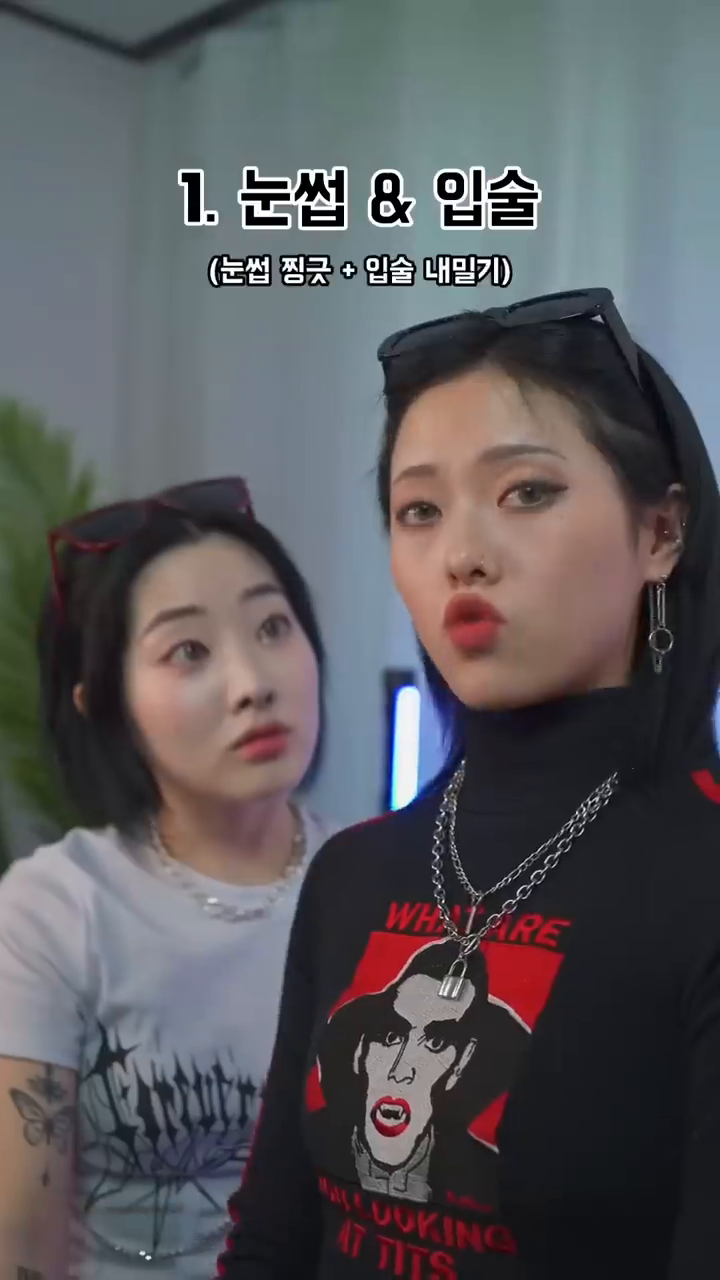
#> input picture frame 103 of ch3/face2.mp4, 720 x 1280 px
$ python hw2-1.py
#> lines starting #> are read from the running program, lines starting #| are printed output that depends on the picture; after the words box and inside, x2 and y2 are one past the last pixel; in counts of white or black regions, pixels touching at a corner belong together
import cv2 as cv
import sys

#cap = cv.VideoCapture(0, cv.CAP_DSHOW)  # 동영상을 가져오는 클래스
cap = cv.VideoCapture('face2.mp4')

if not cap.isOpened():
    sys.exit('카메라 연결 실패')

color_model = 'y' # 기본적으로 YCbCr 컬러 모델을 선택

while True:  # 무한루프로
    ret, frame = cap.read()  # 비디오를 구성하는 프레임 획득(frame)
#> frame is the input picture: shape (1280, 720, 3); mean B, G, R 92.2, 88.9, 90.1

    if not ret:
        print('프레임 획득에 실패하여 루프를 나갑니다.')
        break

    if color_model == 'y':
        # YCbCr 컬러 모델 선택
        ycbcr_img = cv.cvtColor(frame, cv.COLOR_BGR2YCrCb)
#> ycbcr_img: shape (1280, 720, 3); mean of channels 0, 1, 2 89.6, 128.3, 129.5
        skin_mask = cv.inRange(ycbcr_img, (0,133,77), (255,173,127))  # Cb : 77 ~ 127, Cr : 133 ~ 173
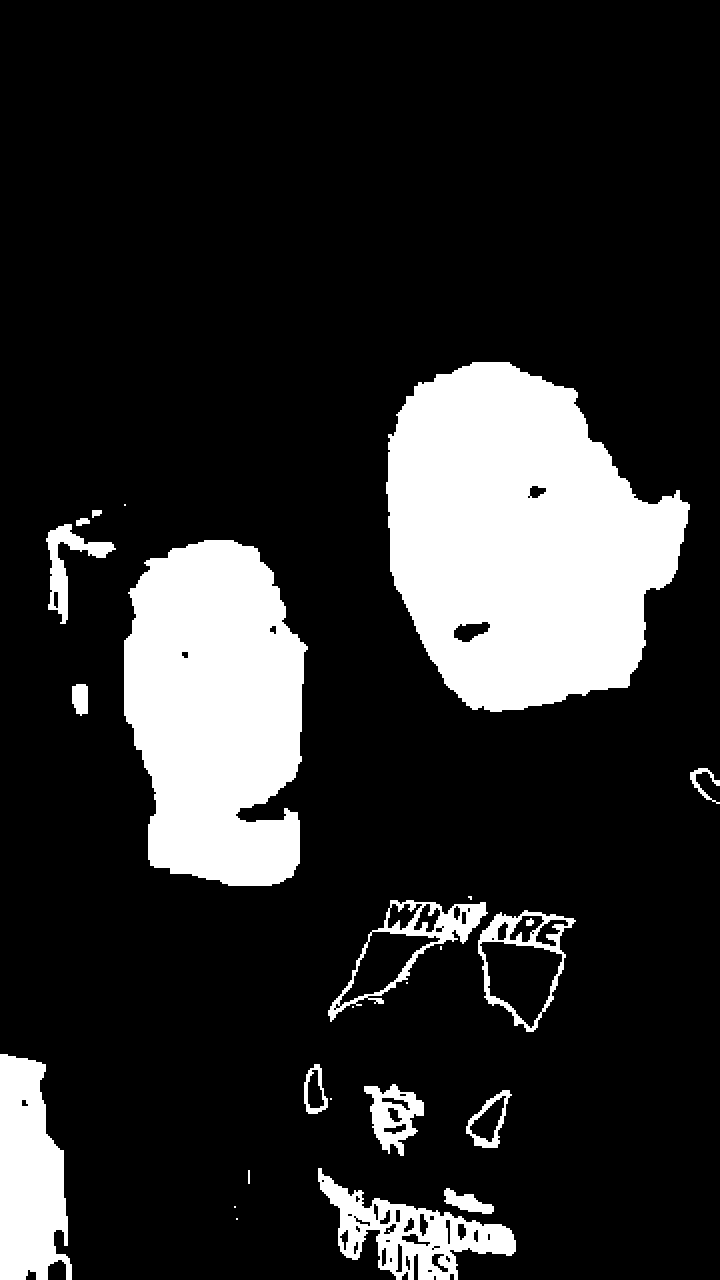
#> skin_mask: shape (1280, 720); 17.2% white; 25 white regions (8 under 20 px), largest, box (x1, y1, x2, y2) and area: (386, 362, 690, 712) 74916, (124, 540, 308, 886) 50388, (0, 1054, 72, 1280) 12232
    elif color_model == 'h':
        # HSV 컬러 모델 선택
        hsv_img = cv.cvtColor(frame, cv.COLOR_BGR2HSV)
        skin_mask = cv.inRange(hsv_img, (0, 70, 50), (50, 150, 255))  # H : 0 ~ 50, S : 70 ~ 150, V : 50~255

    skin_result = cv.bitwise_and(frame, frame, mask=skin_mask)
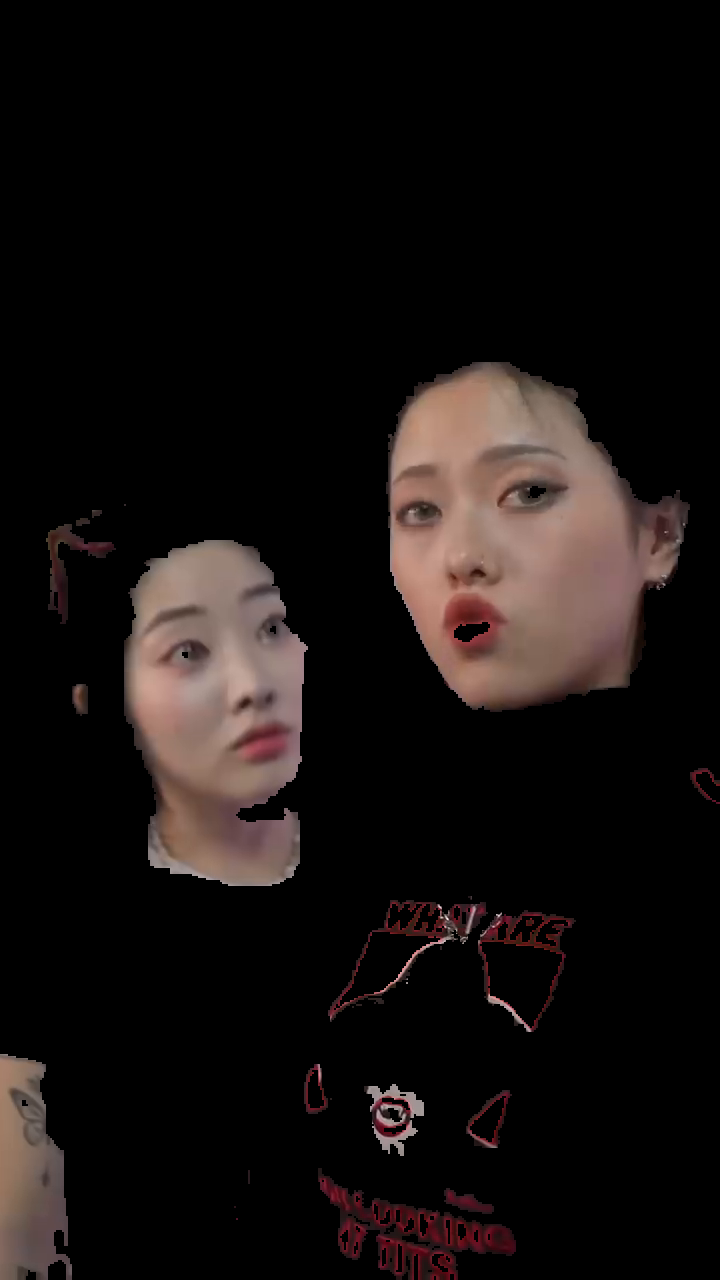
#> skin_result: shape (1280, 720, 3); mean B, G, R 15.6, 16.9, 22.3

    cv.imshow('skin color detection', skin_result)

    key = cv.waitKey(1)
#> (key q is pressed here)
    if key == ord('q'):
        break
    elif key == ord('y'):
        color_model = 'y'  # YCbCr 컬러 모델 선택
    elif key == ord('h'):
        color_model = 'h'  # HSV 컬러 모델 선택

cap.release()
cv.destroyAllWindows()

$ run again, starting later in the video
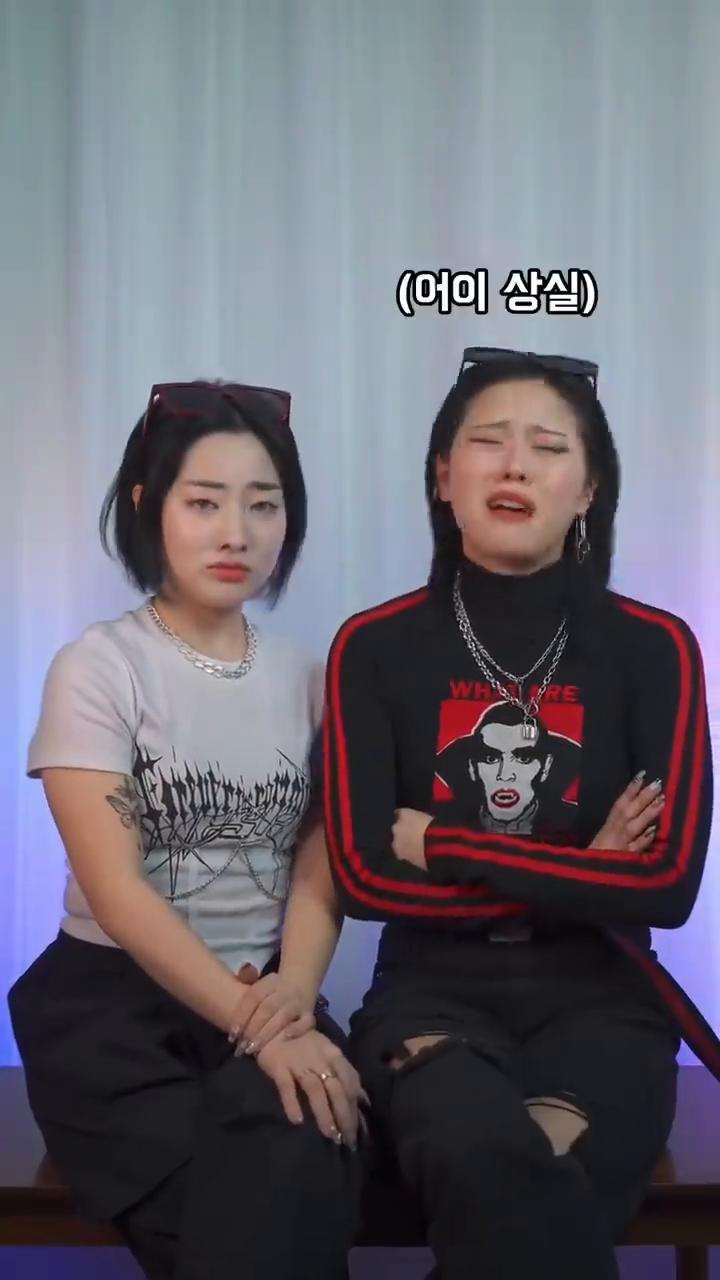
#> input picture frame 467 of ch3/face2.mp4, 720 x 1280 px
#> frame is the input picture: shape (1280, 720, 3); mean B, G, R 113, 103.1, 105.9
#> ycbcr_img: shape (1280, 720, 3); mean of channels 0, 1, 2 105.1, 128.6, 132.4
#> `skin_mask = cv.inRange(ycbcr_img, (0,133,77), (255,173,127))`:
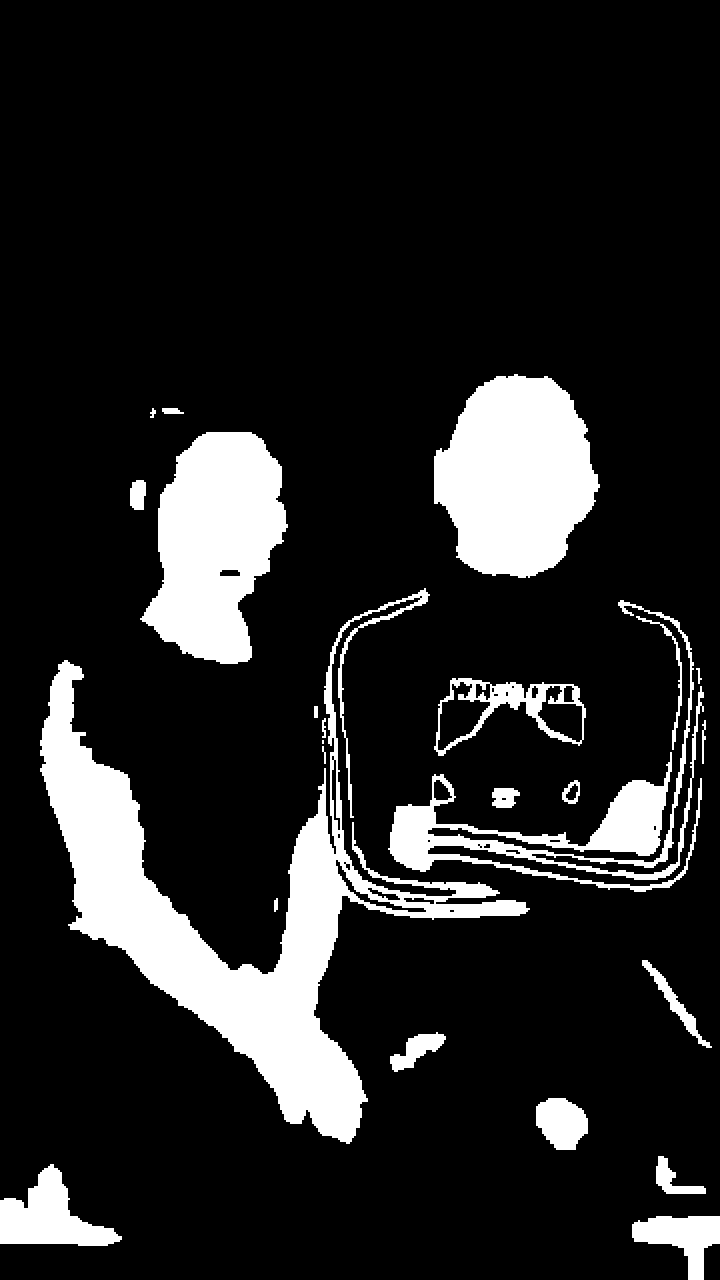
#> skin_mask: shape (1280, 720); 14.4% white; 24 white regions (1 under 20 px), largest, box (x1, y1, x2, y2) and area: (40, 588, 530, 1144) 53712, (434, 374, 600, 578) 24784, (140, 432, 288, 664) 22844
#> `skin_result = cv.bitwise_and(frame, frame, mask=skin_mask)`:
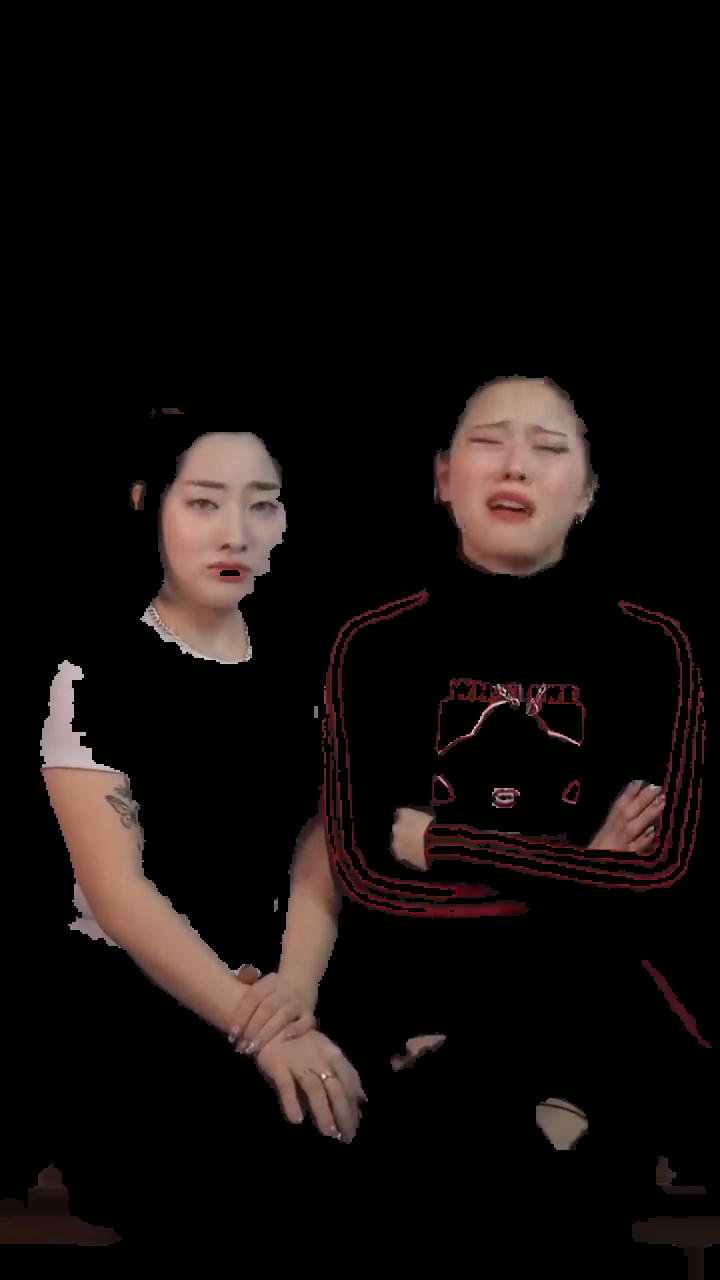
#> skin_result: shape (1280, 720, 3); mean B, G, R 12, 13.1, 18.2

$ run again, starting later in the video
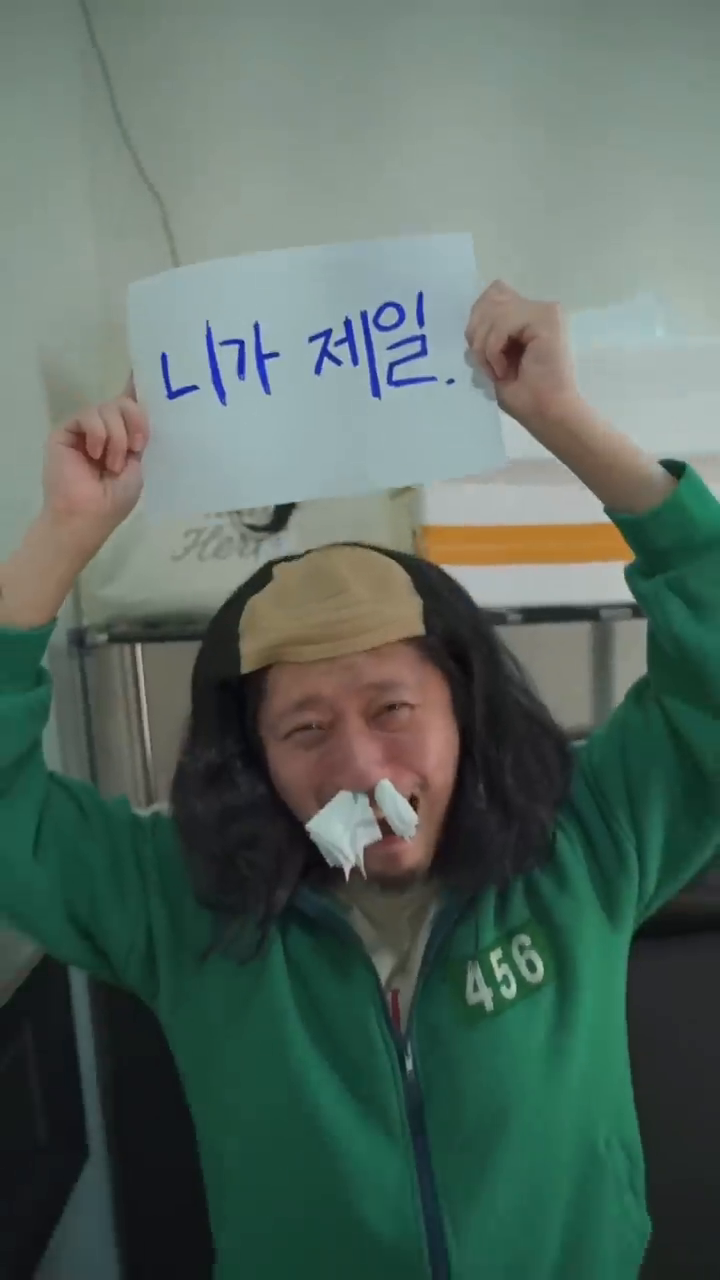
#> input picture frame 831 of ch3/face2.mp4, 720 x 1280 px
#> frame is the input picture: shape (1280, 720, 3); mean B, G, R 96.8, 105.7, 88.1
#> ycbcr_img: shape (1280, 720, 3); mean of channels 0, 1, 2 99.4, 120, 126.6
#> `skin_mask = cv.inRange(ycbcr_img, (0,133,77), (255,173,127))`:
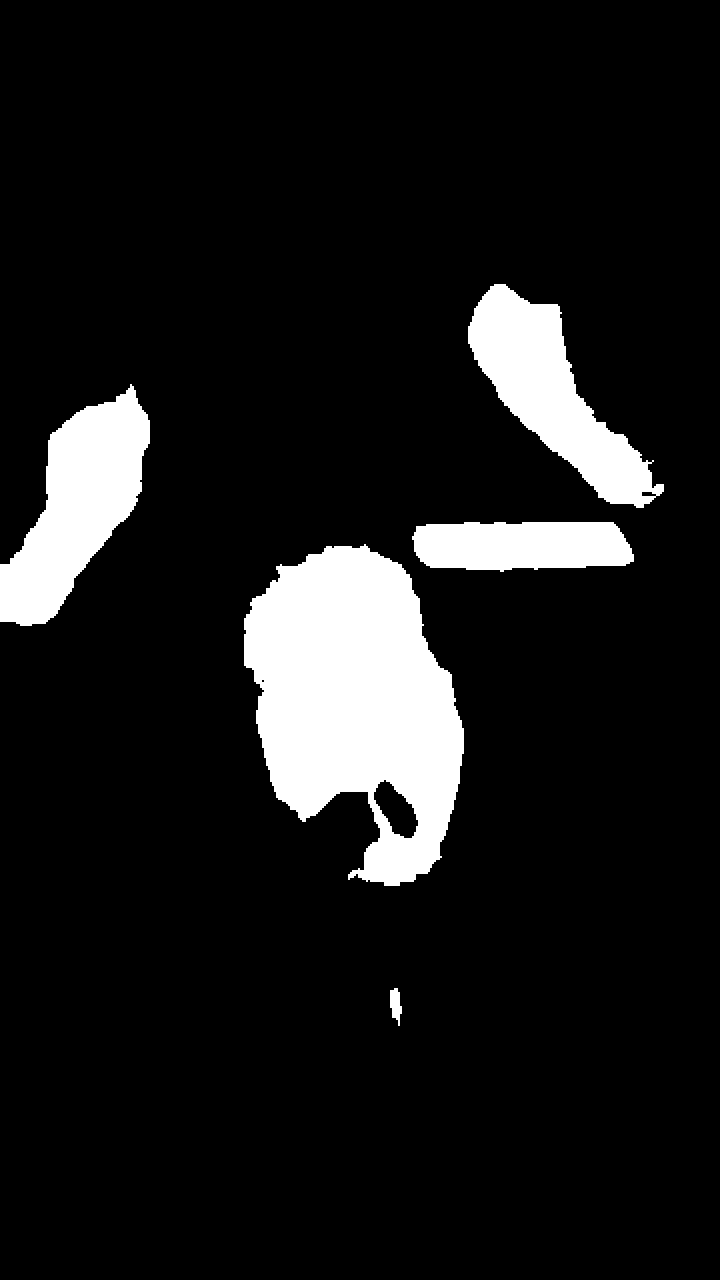
#> skin_mask: shape (1280, 720); 10.2% white; 5 white regions, box (x1, y1, x2, y2) and area: (244, 544, 464, 886) 49148, (0, 384, 150, 626) 18352, (468, 284, 664, 508) 16976, (412, 522, 634, 572) 9504, (390, 988, 402, 1026) 300
#> `skin_result = cv.bitwise_and(frame, frame, mask=skin_mask)`:
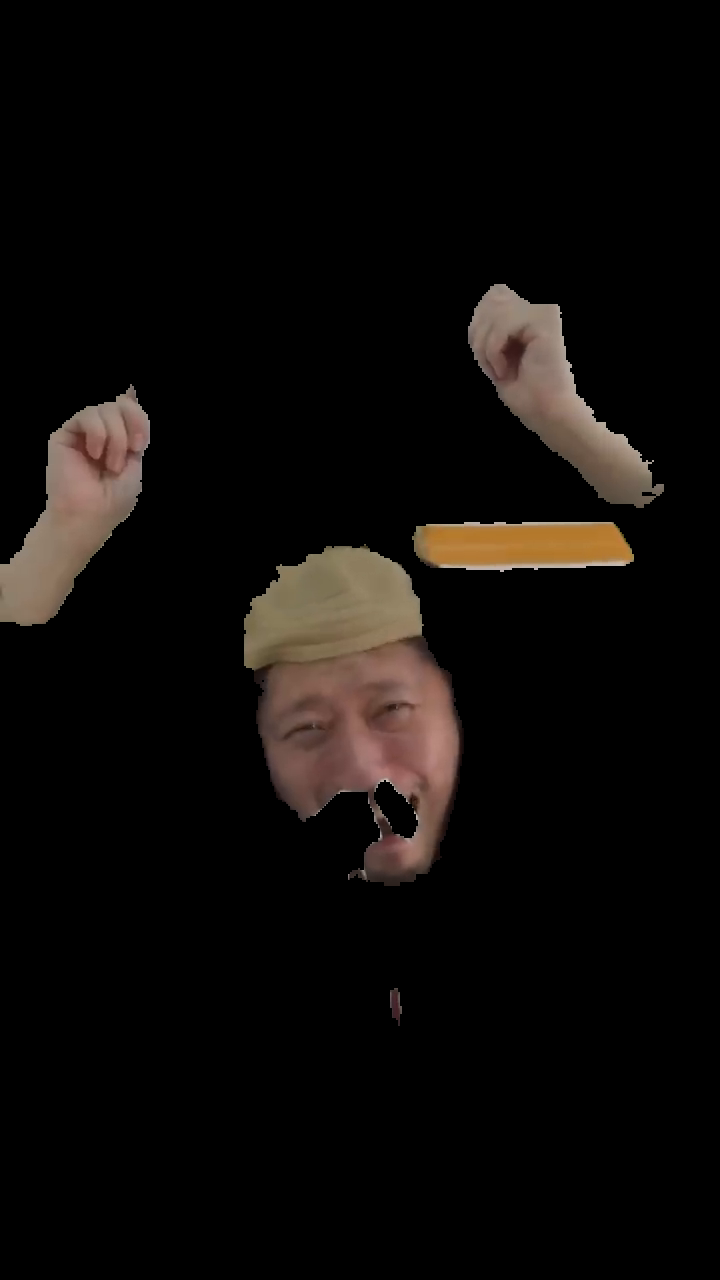
#> skin_result: shape (1280, 720, 3); mean B, G, R 8.7, 10.6, 13.5
